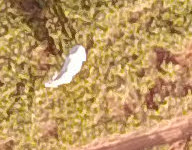
#> input picture train_images/Cattle/yes (1103).jpg, 192 x 150 px; its folder holds only this picture in this run
$ jupyter execute --allow-errors BOVW_detection.ipynb   (shell and % lines are left out)   (older library calls are emulated)
#> lines starting #> are read from the running program, lines starting #| are printed output that depends on the picture
## Cattle Detection using Bag-of-Visual-Words

### Bibliotecas utilizadas nesta implementacao

[cell 1]
import cv2  # Biblioteca OpenCV para gerar descritores das imagens
import glob # Biblioteca para trabalhar com diretorios
import time # Biblioteca calcular tempo de treinamento
import numpy as np # Biblioteca de manipulacao de vetores

import matplotlib.image as mpimg # Bibliotecas para plotagem e exibicao de imagens
import matplotlib.pyplot as plt

from sklearn.svm import LinearSVC  # Biblioteca para utilizar Classificador
from sklearn.cluster import KMeans # Biblioteca para utilizar K-means
#from scipy.ndimage.measurements import label


from sklearn.model_selection import train_test_split  # Biblioteca para dividir dataset em trainamento e teste

[cell 2]
# Variaveis globais

svc = None # variavel para o classificador
detector= None # Variavel para o detector SIFT
kmeans= None # Variavel para o k-means
num_k= 250 # Numero de K

## Funcao para treinamento do classificador

##### Essa função recebe dois conjuntos de imagens, sendo da classe positiva e negativa, e calcula os KeyPoints de cada uma delas com uso do SIFT.

##### Com os Keypoints criados, o algoritmo k-means é aplicado para agrupar esses KeyPoints

##### Depois disso, para cada imagem, os descritores são atribuídos ao cluster mais próximo, onde cada imagem é agora representada pelo histograma de frequência dos grupos em que seus respectivos key-points fazem parte.

##### Esses histogramas são usados para treinar um classificador SVM

[cell 3]
def training():
    global detector
    global svc
    global kmeans
    detector=cv2.xfeatures2d.SIFT_create()

    # Read in cars and notcars
    cattle = glob.glob('train_images/Cattle/*.jpg')
    non_cattle = glob.glob('train_images/Not-Cattle/*.jpg')

    sample_size = 250
    cattle = cattle[0:sample_size]
    non_cattle = non_cattle[0:sample_size]

    print("Loading", len(cattle), "cattle images...")
    print("Loading", len(non_cattle), "non-cattle images...")


    catt_features = np.empty((0,128))
    notcatt_features = np.empty((0,128))
    for image in non_cattle:
        notcatt=cv2.imread(image,3)
        trainKP,trainDesc = detector.detectAndCompute(notcatt,None)
        if trainDesc is not None:
            notcatt_features = np.vstack((notcatt_features, trainDesc))
    for image in cattle:
        catt=cv2.imread(image,0)
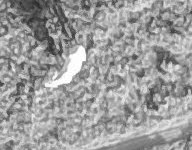
#> catt: shape (150, 192); min 39, max 255, mean 156.4
        trainKP,trainDesc = detector.detectAndCompute(catt,None)
#> trainKP = 992 keypoints; strongest (x, y, size): (76, 59, 13.5), (55, 20, 2.9), (134, 57, 3.6), (57, 47, 2.5)
        if trainDesc is not None:
            catt_features = np.vstack((catt_features, trainDesc))


    X = np.vstack((catt_features, notcatt_features)).astype(np.float64)
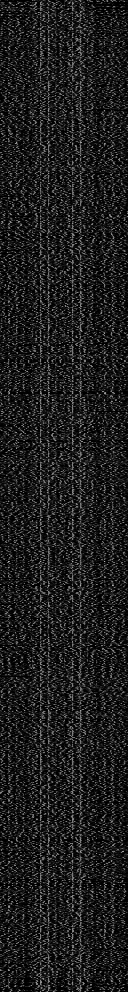
#> X: shape (992, 128) float64; min 0, max 182, mean 29.8
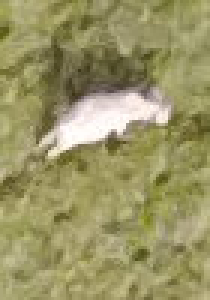
#> input picture BOVW_detector/train_images/Cattle/yes (1111).jpg, 70 x 100 px, found by its file name (shown 3 times larger)
#> further down, img is the input picture: shape (100, 70, 3); mean B, G, R 101.1, 148.9, 154.1

    # Aplied the k-means algorithm to generate k centroids of 128 features
    kmeans = KMeans(n_clusters=num_k, random_state=0).fit(X)


    catt_k_train = np.empty((0,num_k))
    notcatt_k_train = np.empty((0,num_k))
    for image in non_cattle:
        notcatt=cv2.imread(image,3)
        trainKP,trainDesc = detector.detectAndCompute(notcatt,None)
        h_img = np.zeros(num_k)
        if trainDesc is not None:
            classes = kmeans.predict(trainDesc)
            for i in range(num_k):
                h_img[i] = len(np.where(classes == i)[0])
            h_img = h_img / np.linalg.norm(h_img) # Normalize the vector using L1
            notcatt_k_train = np.vstack((notcatt_k_train, h_img))
    for image in cattle:
        catt=cv2.imread(image,0)
        trainKP,trainDesc = detector.detectAndCompute(catt,None)
        h_img = np.zeros(num_k)
        if trainDesc is not None:
            classes = kmeans.predict(trainDesc)
            for i in range(num_k):
                h_img[i] = len(np.where(classes == i)[0])
            h_img = h_img / np.linalg.norm(h_img) # Normalize the vector using L1
            catt_k_train = np.vstack((catt_k_train, h_img))


    X = np.vstack((catt_k_train, notcatt_k_train)).astype(np.float64)


    # Define the labels vector
    y = np.hstack((np.ones(len(catt_k_train)), np.zeros(len(notcatt_k_train))))

    # Split up data into randomized training and test sets
    rand_state = np.random.randint(0, 100)
    X_train, X_test, y_train, y_test = train_test_split(
        X, y, test_size=0.2, random_state=rand_state)


    # Use a linear SVC
    svc = LinearSVC()

    # Check the training time for the SVC
    t=time.time()
    svc.fit(X_train, y_train)
    t2 = time.time()
    print(round(t2-t, 2), 'Seconds to train SVC...')

    # Check the score of the SVC
    print('Test Accuracy of SVC = ', round(svc.score(X_test, y_test), 4))

    # Check the prediction time for a single sample
    t=time.time()

#> (a cell that did not finish here is left out)

### Função para classificar uma imagem como Cattle ou not-Cattle

[cell 5]
def predizer(img):
    trainKP,trainDesc = detector.detectAndCompute(img,None)
#> trainKP = 127 keypoints; strongest (x, y, size): (30, 40, 11), (37, 47, 4), (54, 39, 3), (17, 51, 2.1)
    h_img = np.zeros((1, num_k))
    if trainDesc is not None:
        classes = kmeans.predict(trainDesc)
        for i in range(num_k):
            h_img[0,i] = len(np.where(classes == i)[0])
    test_prediction = svc.predict(h_img)
    return test_prediction # 0- Cattle , 1- not-Cattle

### Janela deslizante de tamanho fixo para encontrar objetos em uma imagem inteira

[cell 6]
# Define a single function that can extract features using hog sub-sampling and make predictions
def find_cattle(img, pix_per_cell):

    draw_img = np.copy(img)
    # Define blocks and steps as above
    nxblocks = (img.shape[1] // pix_per_cell)-1
    nyblocks = (img.shape[0] // pix_per_cell)-1
    #nfeat_per_block = orient*cell_per_block**2

    bboxes = []
    for xb in range(nxblocks):
        for yb in range(nyblocks):

            xleft = xb*pix_per_cell
            ytop = yb*pix_per_cell

            trainKP,trainDesc = detector.detectAndCompute(img[ytop:ytop+pix_per_cell-1, xleft:xleft+pix_per_cell-1],None)
            h_img = np.zeros((1, num_k))
            if trainDesc is not None:
                classes = kmeans.predict(trainDesc)
                for i in range(num_k):
                    h_img[0,i] = len(np.where(classes == i)[0])
            test_prediction = svc.predict(h_img)

            if test_prediction == 0:
                xbox_left = np.int(xleft)
                ytop_draw = np.int(ytop)
                cv2.rectangle(draw_img,(xbox_left, ytop_draw),(xbox_left+pix_per_cell,ytop_draw+pix_per_cell),(0,0,255),4)
                #bboxes.append(((xbox_left, ytop_draw),(xbox_left+pix_per_cell,ytop_draw+pix_per_cell)))
    return draw_img

#> (a cell that did not finish here is left out)
